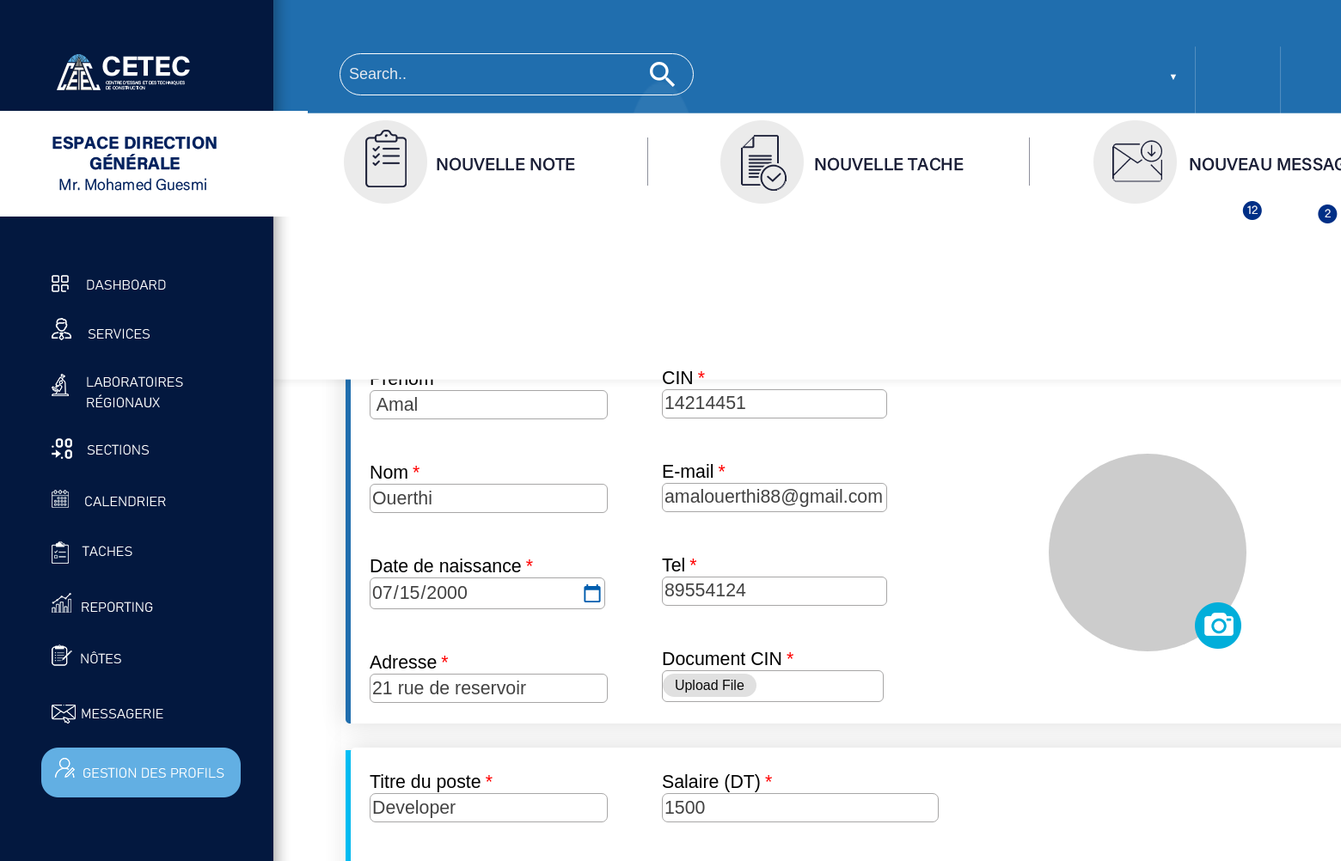
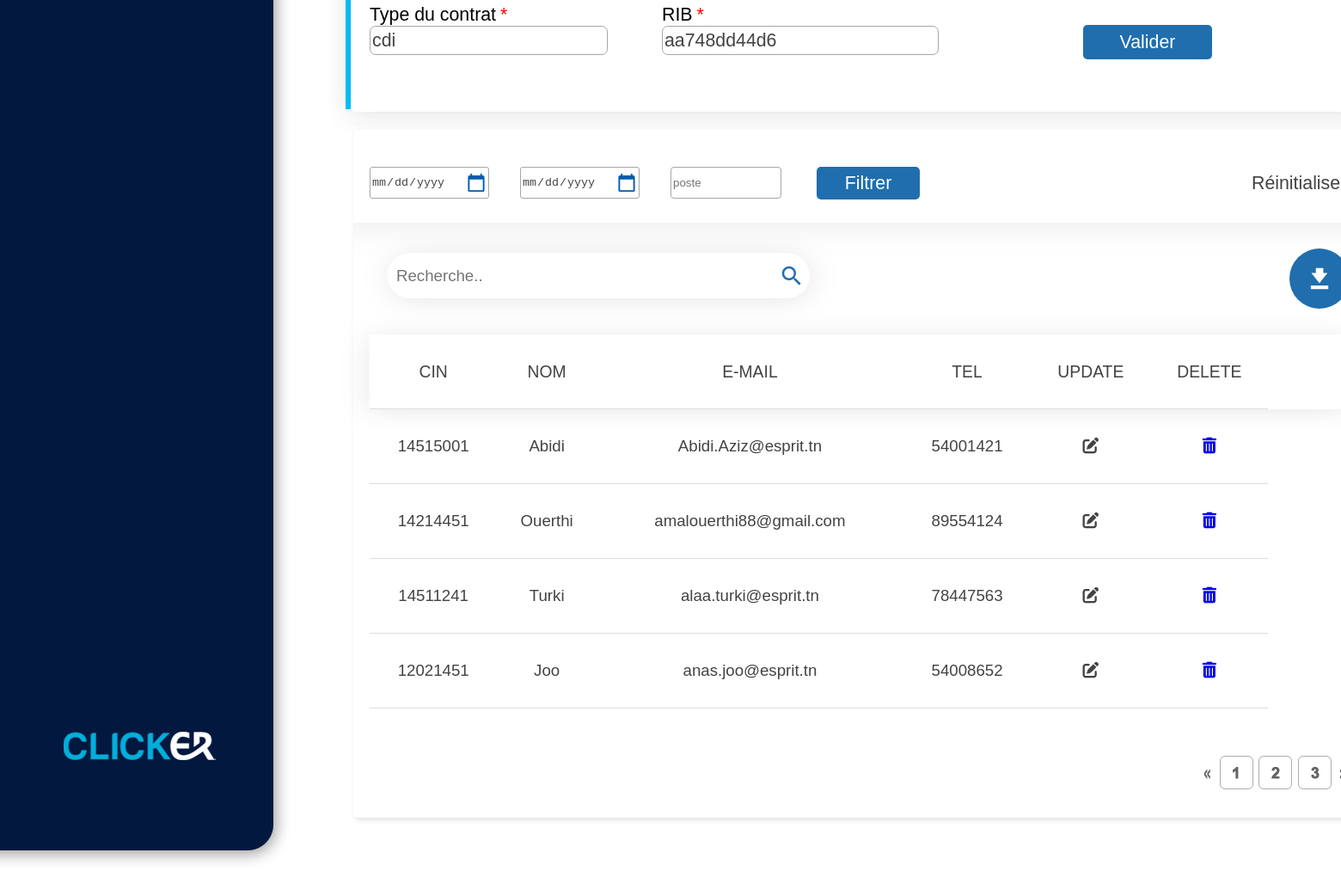
The page /views/front-office/update.php?id=5 on the database its author committed (2 pictures, top to bottom).
### tables this page shows
CREATE TABLE `personnel` (
  `id` int(8) NOT NULL,
  `cin` varchar(20) NOT NULL,
  `nom` varchar(50) NOT NULL,
  `prenom` varchar(50) NOT NULL,
  `datee` date NOT NULL,
  `adresse` varchar(200) NOT NULL,
  `email` varchar(200) NOT NULL,
  `tel` int(8) NOT NULL,
  `document_cin` varchar(500) NOT NULL,
  `titre_poste` varchar(50) NOT NULL,
  `salaire` int(10) NOT NULL,
  `type_contrat` varchar(50) NOT NULL,
  `rib` varchar(100) NOT NULL,
  `imagee` varchar(500) NOT NULL
);

### controller/persoCRUD.php (called while the page is built, shortened)
<?php
	class persoCRUD
{
		function AfficherPerso()
		{
			$sql="SELECT * FROM personnel";
			$db=config::getConnexion();
			try
			{
				$liste=$db->query($sql);
				return $liste;
			}
			catch(Exception $e)
			{
				die('Erreur:'. $e->getMessage());
			}
		}
		function RecupererPerso($id)
		{
			$sql="SELECT * from personnel where id=$id";
			$db=config::getConnexion();
			try
			{
				$query=$db->prepare($sql);
				$query->execute();
				$perso=$query->fetch();
				return $perso;
			}
			catch (Exception $e)
			{
				die('Erreur: '.$e->getMessage());
			}
		}
	}
?>

### views/front-office/update.php (the view, shortened to what this page needs)
<?php
	  include_once '../../controller/persoCRUD.php';
	$persoCRUD = new persoCRUD();
	$listeperso=$persoCRUD->AfficherPerso();
  $perso = null;
?>
<!DOCTYPE html>
<html>
<head>
  <link rel="stylesheet" type="text/css" href="style.css">
  <link rel="stylesheet" href="https://cdnjs.cloudflare.com/ajax/libs/font-awesome/5.15.4/css/all.min.css" />
  <link rel="stylesheet" href="https://cdnjs.cloudflare.com/ajax/libs/font-awesome/6.0.0-beta3/css/all.min.css">
</head>
<body>
<div class="navbar1">
    <div class="search">
        <input type="text" placeholder="Search..">
          <i class="material-icons">search</i>
      </div>
</div>
<div class="navbar2">
    <img src="photos/shadow.png" alt="navbar_two Image">
</div>
<div class="navbar22">
    <img src="photos/Groupe2.png" alt="navbar22 Image">
</div>
<div class="sidebar">
    <img src="photos/sidebar.png" alt="Sidebar Image">
<div class="dashboard">
    <a href="#"><img src="photos/dashboard.png" alt="dashboard Image"></a>
</div>
<div class="manager">
    <a href="#"><img src="photos/manager.png" alt="manager Image"></a>
</div>
<div class="labo">
    <a href="#"><img src="photos/labo.png" alt="labo Image"></a>
</div>
<div class="sections">
    <a href="#"><img src="photos/sections.png" alt="section Image"></a>
</div>
<div class="calendrier">
    <a href="#"><img src="photos/calendrier.png" alt="calendrier Image"></a>
</div>
<div class="tache">
    <a href="#"><img src="photos/tache.png" alt="tache Image"></a>
</div>
<div class="reporting">
    <a href="#"><img src="photos/reporting.png" alt="reporting Image"></a>
</div>
<div class="notes">
    <a href="#"><img src="photos/notes.png" alt="notes Image"></a>
</div>
<div class="msg">
    <a href="#"><img src="photos/message.png" alt="msg Image"></a>
</div>
<div class="profil">
    <a href="#"><img src="photos/profil.png" alt="profil Image"></a>
</div>
</div>
<div class="camera">
    <img src="photos/camera.png" alt="camera image">
</div>
<div class="content">
    <div class="circle2" onclick="toggleList()">
    <img src="photos/fleche.png">
      </div>
</div>
    <?php
                            if (isset($_GET['id'])){
                                $perso = $persoCRUD->RecupererPerso($_GET['id']);
                            }
                            ?>
    <form method="get" onsubmit="return CTRL()">
    <div class="form1">
        <img src="photos/form.png" alt="form1 image">
    </div>
    <div class="part1">
          <label for="prenom">Prénom<span class="required">*</span></label> <span id="error_prenom" style="color: red; font-size: 10pt;font-family: 'Acumin Variable Concept', Arial, sans-serif;" ></span><br>
          <input type="text" id="prenom" name="prenom" style="height: 30px;" value="<?php echo $perso['prenom']; ?>"><br><br><br>
          <label for="nom">Nom<span class="required">*</span></label> <span id="error_nom" style="color: red; font-size: 10pt;font-family: 'Acumin Variable Concept', Arial, sans-serif;"></span><br>
          <input type="text" id="nom" name="nom" style="height: 30px;" value="<?php echo $perso['nom']; ?>"><br><br><br>
          <label for="date">Date de naissance<span class="required">*</span></label> <span id="error_date" style="color: red; font-size: 10pt;font-family: 'Acumin Variable Concept', Arial, sans-serif;"></span><br>
          <input type="date" id="datee" name="datee" style="height: 35px;" value="<?php echo $perso['datee']; ?>" ><br><br><br>
          <label for="adresse">Adresse<span class="required">*</span></label> <span id="error_adresse" style="color: red; font-size: 10pt;font-family: 'Acumin Variable Concept', Arial, sans-serif;"></span><br>
          <input type="text" id="adresse" name="adresse" style="height: 30px;" value="<?php echo $perso['adresse']; ?>">
    </div>
    <div class="part2">
        <label for="cin">CIN<span class="required">*</span></label> <span id="error_cin" style="color: red; font-size: 10pt;font-family: 'Acumin Variable Concept', Arial, sans-serif;"></span><br>
        <input type="text" id="cin" name="cin" style="height: 30px;" value="<?php echo $perso['cin']; ?>"><br><br><br>
        <label for="email">E-mail<span class="required">*</span></label> <span id="error_email" style="color: red; font-size: 10pt;font-family: 'Acumin Variable Concept', Arial, sans-serif;"></span><br>
        <input type="text" id="email" name="email" style="height: 30px;" value="<?php echo $perso['email']; ?>"><br><br><br>
        <label for="tel">Tel<span class="required">*</span></label> <span id="error_tel" style="color: red; font-size: 10pt;font-family: 'Acumin Variable Concept', Arial, sans-serif;"></span><br>
        <input type="tel" id="tel" name="tel" style="height: 30px;" value="<?php echo $perso['tel']; ?>"><br><br><br>
        <label for="document">Document CIN<span class="required">*</span></label> <span id="error_document" style="color: red; font-size: 10pt;font-family: 'Acumin Variable Concept', Arial, sans-serif;"></span><br>
        <input type="file" id="document_cin" name="document_cin" style="height: 35px;" accept=".pdf, .jpg, .jpeg, .png">
    </div>
    <div class="part3">
        <label for="myfile">
          <div class="circleWrapper">
             <img id="circleImage" src="http://via.placeholder.com/200x200" />
          </div>
        </label>
    </div>
    <div class="part4">
        <label for="poste">Titre du poste<span class="required">*</span></label> <span id="error_poste" style="color: red; font-size: 10pt;font-family: 'Acumin Variable Concept', Arial, sans-serif;"></span><br>
        <input type="text" id="titre_poste" name="titre_poste" style="height: 30px;" value="<?php echo $perso['titre_poste']; ?>"><br><br><br>
        <label for="contrat">Type du contrat<span class="required">*</span></label> <span id="error_contrat" style="color: red; font-size: 10pt;font-family: 'Acumin Variable Concept', Arial, sans-serif;"></span><br>
        <input type="text" id="type_contrat" name="type_contrat" style="height: 30px;" value="<?php echo $perso['type_contrat']; ?>">
    </div>
    <div class="part5">
        <label for="salaire">Salaire (DT)<span class="required">*</span></label> <span id="error_salaire" style="color: red; font-size: 10pt;font-family: 'Acumin Variable Concept', Arial, sans-serif;"></span><br>
        <input type="number" id="salaire" name="salaire" style="height: 30px;" value="<?php echo $perso['salaire']; ?>"><br><br><br>
        <label for="rib">RIB<span class="required">*</span></label> <span id="error_rib" style="color: red; font-size: 10pt;font-family: 'Acumin Variable Concept', Arial, sans-serif;"></span><br>
        <input type="text" id="rib" name="rib" style="height: 30px;" value="<?php echo $perso['rib']; ?>">
    </div>
        <button type="submit" name="modifier">Valider</button>
    </form>
    <div class="part6">
       <img src="photos/table.png" alt="part6 image">
       <div class="search2">
        <input type="text" placeholder="Recherche..">
          <i class="material-icons">search</i>
      </div>
    </div>
    <div class="part7">
        <img src="photos/th.png" alt="part7 image">
     </div>
     <div class="part10">
     <img src="photos/search2.png" >
     </div>
    <form >
        <div class="date1">
            <input type="date" id="date1" name="date1" style="height: 35px;" ><br><br><br>
        </div>
        <div class="date2">
            <input type="date" id="date1" name="date1" style="height: 35px;" ><br><br><br>
        </div>
        <div class="poste1">
            <input type="text" id="poste1" name="poste1" placeholder="poste" style="height: 33px;"><br><br><br>
        </div>
        <div class="filtrer">
        <button type="submit" name="filtre">Filtrer</button>
        </div>
    </form>
    <div class="table-container">
        <table>
          <thead>
            <tr>
              <th>CIN</th>
              <th>NOM</th>
              <th>E-MAIL</th>
              <th>TEL</th>
              <th>UPDATE</th>
              <th>DELETE</th>
            </tr>
          </thead>
          <tbody id="table-body">
      <?php foreach ($listeperso as $index => $perso) : ?>
        <tr <?php if ($index >= 4) echo 'style="display: none;"'; ?>>
          <td><?php echo $perso['cin']; ?></td>
          <td><?php echo $perso['nom']; ?></td>
          <td><?php echo $perso['email']; ?></td>
          <td><?php echo $perso['tel']; ?></td>
          <td><i class="fas fa-edit"></i></td>
<td><a href="Delete.php?id=<?php echo $perso['id']; ?>"><i class="fas fa-trash-alt"></i></a></td>
        </tr>
      <?php endforeach; ?>
    </tbody>
        </table>
        <div class="rei">
        <button type="submit">Réinitialiser</button>
        </div>
</div>
<div class="compte">
  <div class="sep">
  <img src="photos/separate.png">
  </div>
  <div class="triangle">
    <button type="submit">▼</button>
  </div>
  <div class="msg1">
    <img src="photos/msg.png">
    <button type="submit"></button>
  </div>
  <div class="notif">
    <img src="photos/notifi.png">
    <button type="submit"></button>
  </div>
  </div>
  <div class="pagination">
    <button type="submit" id="next-btn"></button>
    <button type="submit" id="prev-btn"></button>
    <img src="photos/nxt.png">
      </div>
</body>
</html>

### rows shown on the page
personnel: prenom "Amal", nom "Ouerthi", datee "07/15/2000", adresse "21 rue de reservoir", cin "14214451", email "amalouerthi88@gmail.com", tel "89554124", titre_poste "Developer", type_contrat "cdi", salaire "1500", rib "aa748dd44d6"
personnel: cin "14515001", nom "Abidi", email "Abidi.Aziz@esprit.tn", tel "54001421"
personnel: cin "14511241", nom "Turki", email "alaa.turki@esprit.tn", tel "78447563"
personnel: cin "12021451", nom "Joo", email "anas.joo@esprit.tn", tel "54008652"
